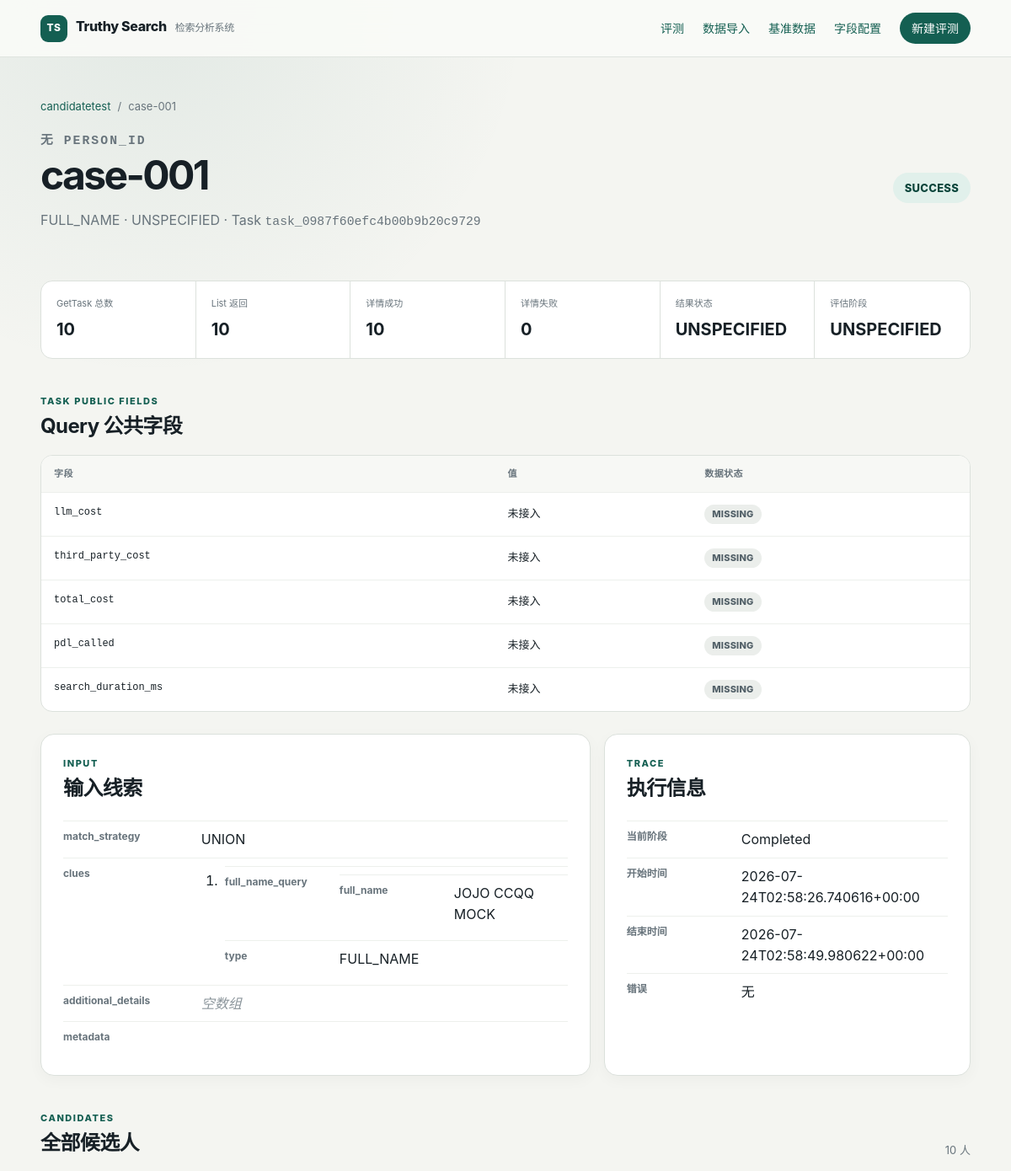
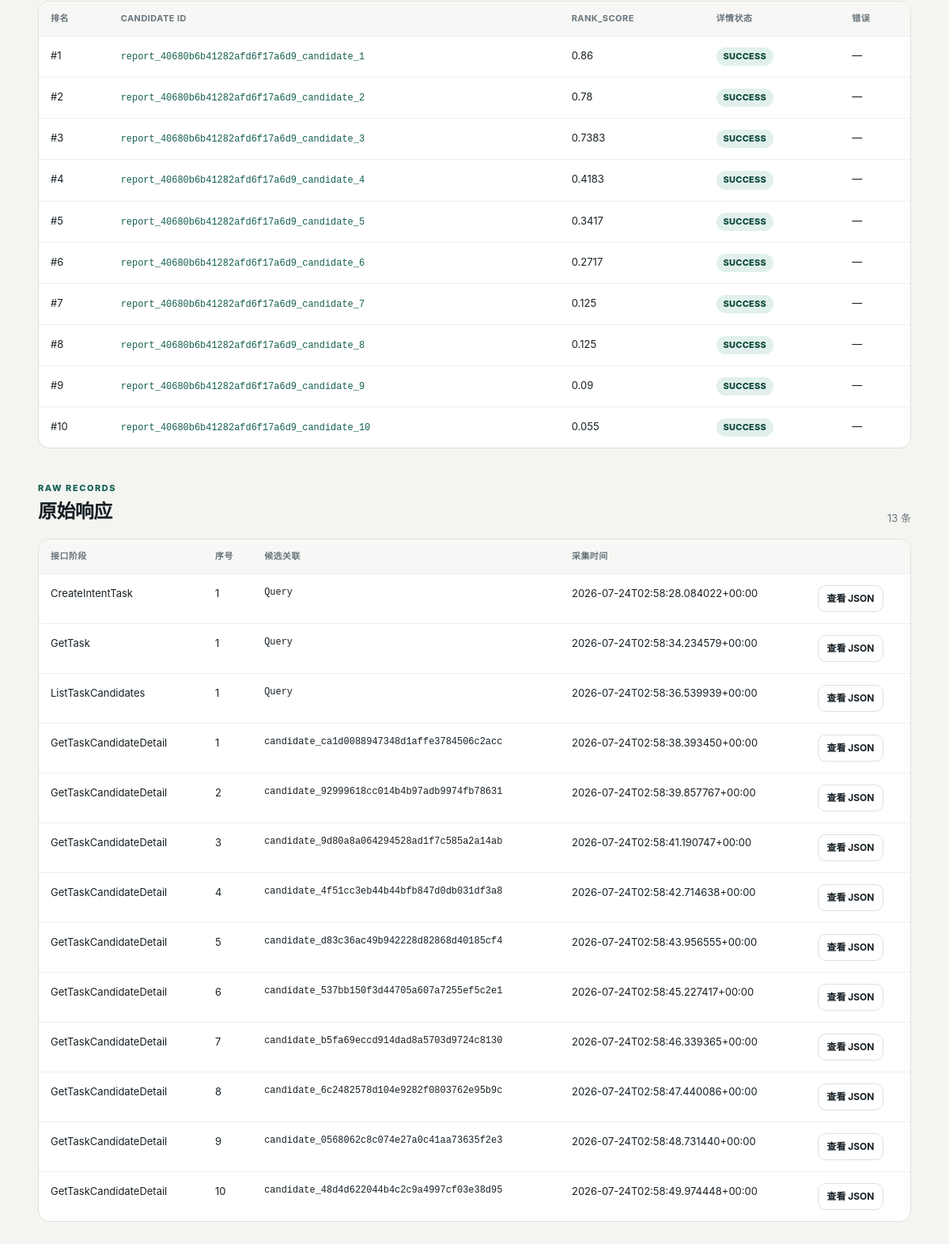
The app's page /runs/run_856bc692e619427b85cad9af8481077c/queries/case-001 with its own data (2 pictures, top to bottom).
### tables this page shows
CREATE TABLE runs (
    run_id TEXT PRIMARY KEY,
    evaluation_id TEXT NOT NULL,
    dataset_id TEXT,
    run_label TEXT NOT NULL,
    system_version TEXT NOT NULL,
    source_type TEXT NOT NULL,
    status TEXT NOT NULL,
    result_schema_version TEXT NOT NULL,
    results_file TEXT,
    failures_file TEXT,
    source_checksum TEXT UNIQUE,
    total_queries INTEGER NOT NULL DEFAULT 0,
    success_queries INTEGER NOT NULL DEFAULT 0,
    failed_queries INTEGER NOT NULL DEFAULT 0,
    started_at TEXT,
    finished_at TEXT,
    message TEXT NOT NULL DEFAULT '',
    created_at TEXT NOT NULL,
    FOREIGN KEY (evaluation_id) REFERENCES evaluations(evaluation_id),
    FOREIGN KEY (dataset_id) REFERENCES datasets(dataset_id)
);

CREATE TABLE run_queries (
    run_id TEXT NOT NULL,
    query_id TEXT NOT NULL,
    person_id TEXT,
    query_stage TEXT,
    task_id TEXT,
    status TEXT NOT NULL,
    current_stage TEXT NOT NULL DEFAULT '',
    candidate_count_total INTEGER,
    candidate_count_listed INTEGER NOT NULL DEFAULT 0,
    detail_success_count INTEGER NOT NULL DEFAULT 0,
    detail_failure_count INTEGER NOT NULL DEFAULT 0,
    llm_cost REAL,
    total_cost REAL,
    pdl_called INTEGER,
    error TEXT NOT NULL DEFAULT '',
    started_at TEXT,
    finished_at TEXT,
    PRIMARY KEY (run_id, query_id),
    FOREIGN KEY (run_id) REFERENCES runs(run_id) ON DELETE CASCADE
);

CREATE TABLE dataset_queries (
    dataset_id TEXT NOT NULL,
    query_id TEXT NOT NULL,
    person_id TEXT,
    query_stage TEXT NOT NULL,
    match_strategy TEXT NOT NULL DEFAULT 'UNION',
    clues_json TEXT NOT NULL,
    additional_details_json TEXT NOT NULL,
    metadata_json TEXT NOT NULL,
    PRIMARY KEY (dataset_id, query_id),
    FOREIGN KEY (dataset_id) REFERENCES datasets(dataset_id) ON DELETE CASCADE
);

CREATE TABLE candidates (
    candidate_pk TEXT PRIMARY KEY,
    run_id TEXT NOT NULL,
    query_id TEXT NOT NULL,
    candidate_id TEXT NOT NULL,
    candidate_rank INTEGER NOT NULL,
    rank_score REAL,
    detail_status TEXT NOT NULL,
    detail_error TEXT NOT NULL DEFAULT '',
    ui_sections_json TEXT,
    detail_data_json TEXT,
    list_item_json TEXT NOT NULL,
    created_at TEXT NOT NULL,
    UNIQUE (run_id, query_id, candidate_rank),
    FOREIGN KEY (run_id, query_id)
        REFERENCES run_queries(run_id, query_id) ON DELETE CASCADE
);

CREATE TABLE raw_records (
    raw_id TEXT PRIMARY KEY,
    run_id TEXT NOT NULL,
    query_id TEXT,
    candidate_pk TEXT,
    stage TEXT NOT NULL,
    sequence_no INTEGER NOT NULL DEFAULT 1,
    payload_json TEXT NOT NULL,
    collected_at TEXT NOT NULL,
    FOREIGN KEY (run_id) REFERENCES runs(run_id) ON DELETE CASCADE,
    FOREIGN KEY (candidate_pk) REFERENCES candidates(candidate_pk)
);

### web_app.py (the view)
    @app.get("/runs/<run_id>/queries/<query_id>")
    def query_detail(run_id: str, query_id: str) -> str:
        query = store.fetch_one(
            """
            SELECT rq.*, r.evaluation_id, r.dataset_id, r.run_label,
                   r.system_version, r.evaluation_phase, dq.clues_json,
                   dq.additional_details_json, dq.metadata_json,
                   dq.match_strategy
            FROM run_queries AS rq
            JOIN runs AS r ON r.run_id = rq.run_id
            LEFT JOIN dataset_queries AS dq
              ON dq.dataset_id = r.dataset_id AND dq.query_id = rq.query_id
            WHERE rq.run_id = ? AND rq.query_id = ?
            """,
            (run_id, query_id),
        )
        if query is None:
            abort(404)
        page = page_number()
        per_page = 50
        candidate_total = store.fetch_one(
            """
            SELECT COUNT(*) AS count FROM candidates
            WHERE run_id = ? AND query_id = ?
            """,
            (run_id, query_id),
        )["count"]
        candidates = store.fetch_all(
            """
            SELECT * FROM candidates
            WHERE run_id = ? AND query_id = ?
            ORDER BY candidate_rank
            LIMIT ? OFFSET ?
            """,
            (run_id, query_id, per_page, (page - 1) * per_page),
        )
        raw_records = store.fetch_all(
            """
            SELECT raw_id, stage, sequence_no, candidate_pk, collected_at
            FROM raw_records
            WHERE run_id = ? AND query_id = ?
            ORDER BY collected_at, sequence_no
            """,
            (run_id, query_id),
        )
        failures = store.fetch_all(
            """
            SELECT * FROM failures
            WHERE run_id = ? AND query_id = ?
            ORDER BY created_at
            """,
            (run_id, query_id),
        )
        input_payload = {
            "match_strategy": query["match_strategy"],
            "clues": parse_json(query["clues_json"], []),
            "additional_details": parse_json(
                query["additional_details_json"],
                [],
            ),
            "metadata": parse_json(query["metadata_json"], {}),
        }
        task_field_states = []
        for field_key, expected_type in [
            ("llm_cost", "number"),
            ("third_party_cost", "number"),
            ("total_cost", "number"),
            ("pdl_called", "boolean"),
            ("search_duration_ms", "integer"),
        ]:
            value = query[field_key]
            if value is None:
                data_status = "MISSING"
            elif expected_type == "number" and (
                not isinstance(value, (int, float))
                or isinstance(value, bool)
            ):
                data_status = "ERROR"
            elif expected_type == "boolean" and value not in {0, 1, False, True}:
                data_status = "ERROR"
            elif expected_type == "integer" and (
                not isinstance(value, int) or isinstance(value, bool)
            ):
                data_status = "ERROR"
            else:
                data_status = "VALID"
            task_field_states.append(
                {
                    "field_key": field_key,
                    "value": value,
                    "data_status": data_status,
                }
            )
        return render_template(
            "query_detail.html",
            query=query,
            candidates=candidates,
            candidate_total=candidate_total,
            raw_records=raw_records,
            failures=failures,
            input_payload=input_payload,
            task_field_states=task_field_states,
            public_fields=parse_json(query["public_fields_json"], {}),
            page=page,
            per_page=per_page,
        )

### templates/query_detail.html (shortened to what this page needs)
{% extends "base.html" %}
{% from "_json_value.html" import render_value %}
{% block content %}
  <div class="breadcrumbs">
    <a href="{{ url_for('run_detail', run_id=query.run_id) }}">{{ query.run_label }}</a>
    <span>/</span><span>{{ query.query_id }}</span>
  </div>
  <div class="page-heading split">
    <div>
      <p class="eyebrow mono">{{ query.person_id or '无 person_id' }}</p>
      <h1>{{ query.query_id }}</h1>
      <p>{{ query.query_stage or '未知检索条件' }} · {{ query.result_status or 'UNSPECIFIED' }} · Task <span class="mono">{{ query.task_id or '尚未创建' }}</span></p>
    </div>
    <span class="status large {{ query.status|status_class }}">{{ query.status }}</span>
  </div>
  <div class="metric-strip">
    <div><span>GetTask 总数</span><strong>{{ query.candidate_count_total if query.candidate_count_total is not none else '—' }}</strong></div>
    <div><span>List 返回</span><strong>{{ query.candidate_count_listed }}</strong></div>
    <div><span>详情成功</span><strong>{{ query.detail_success_count }}</strong></div>
    <div><span>详情失败</span><strong>{{ query.detail_failure_count }}</strong></div>
    <div><span>结果状态</span><strong>{{ query.result_status or 'UNSPECIFIED' }}</strong></div>
    <div><span>评估阶段</span><strong>{{ query.evaluation_phase }}</strong></div>
  </div>
  <section class="section-head">
    <div><p class="eyebrow">Task Public Fields</p><h2>Query 公共字段</h2></div>
  </section>
  <div class="table-wrap">
    <table>
      <thead><tr><th>字段</th><th>值</th><th>数据状态</th></tr></thead>
      <tbody>
        {% for field in task_field_states %}
          <tr>
            <td class="mono">{{ field.field_key }}</td>
            <td>{{ render_value(field.value, field.field_key) if field.value is not none else '未接入' }}</td>
            <td><span class="status {{ field.data_status|status_class }}">{{ field.data_status }}</span></td>
          </tr>
        {% endfor %}
      </tbody>
    </table>
  </div>
  <section class="detail-grid">
    <article class="panel">
      <div class="panel-head"><p class="eyebrow">Input</p><h2>输入线索</h2></div>
      {{ render_value(input_payload) }}
    </article>
    <article class="panel">
      <div class="panel-head"><p class="eyebrow">Trace</p><h2>执行信息</h2></div>
      <dl class="key-values">
        <div><dt>当前阶段</dt><dd>{{ query.current_stage or '—' }}</dd></div>
        <div><dt>开始时间</dt><dd>{{ query.started_at or '—' }}</dd></div>
        <div><dt>结束时间</dt><dd>{{ query.finished_at or '—' }}</dd></div>
        <div><dt>错误</dt><dd>{{ query.error or '无' }}</dd></div>
      </dl>
    </article>
  </section>
  <section class="section-head">
    <div><p class="eyebrow">Candidates</p><h2>全部候选人</h2></div>
    <span class="count">{{ candidate_total }} 人</span>
  </section>
  <div class="table-wrap">
    <table>
      <thead><tr><th>排名</th><th>Candidate ID</th><th>rank_score</th><th>详情状态</th><th>错误</th></tr></thead>
      <tbody>
        {% for candidate in candidates %}
          <tr>
            <td>#{{ candidate.candidate_rank }}</td>
            <td><a class="mono" href="{{ url_for('candidate_detail', candidate_pk=candidate.candidate_pk) }}">{{ candidate.candidate_id or '缺失 ID' }}</a></td>
            <td>{{ candidate.rank_score if candidate.rank_score is not none else '—' }}</td>
            <td><span class="status {{ candidate.detail_status|status_class }}">{{ candidate.detail_status }}</span></td>
            <td>{{ candidate.detail_error or '—' }}</td>
          </tr>
        {% else %}
          <tr><td colspan="5" class="empty-cell">没有候选人</td></tr>
        {% endfor %}
      </tbody>
    </table>
  </div>
  {% set pages = ((candidate_total + per_page - 1) // per_page) %}
  <section class="section-head"><div><p class="eyebrow">Raw Records</p><h2>原始响应</h2></div><span class="count">{{ raw_records|length }} 条</span></section>
  <div class="table-wrap">
    <table>
      <thead><tr><th>接口阶段</th><th>序号</th><th>候选关联</th><th>采集时间</th><th></th></tr></thead>
      <tbody>
        {% for raw in raw_records %}
          <tr>
            <td>{{ raw.stage }}</td><td>{{ raw.sequence_no }}</td>
            <td class="mono">{{ raw.candidate_pk or 'Query' }}</td><td>{{ raw.collected_at }}</td>
            <td><button class="button small secondary" type="button" data-raw-id="{{ raw.raw_id }}" data-raw-label="{{ raw.stage }} #{{ raw.sequence_no }}">查看 JSON</button></td>
          </tr>
        {% else %}
          <tr><td colspan="5" class="empty-cell">无可恢复的 Raw；历史 Excel 可能仅有结构化数据。</td></tr>
        {% endfor %}
      </tbody>
    </table>
  </div>
{% endblock %}

### templates/_json_value.html (shortened to what this page needs)
{% macro render_value(value, path='root') -%}
  {% if value is mapping %}
    <dl class="data-list">
      {% for key, item in value.items() %}
        <div>
          <dt>{{ key }}</dt>
          <dd>{{ render_value(item, path ~ '.' ~ key) }}</dd>
        </div>
      {% endfor %}
    </dl>
  {% elif value is sequence and value is not string %}
    {% if value %}
      <ol class="data-array">
        {% for item in value %}
          <li>{{ render_value(item, path ~ '[' ~ loop.index0 ~ ']') }}</li>
        {% endfor %}
      </ol>
    {% else %}
      <span class="empty-value">空数组</span>
    {% endif %}
  {% elif value is none or value == '' %}
    <span class="empty-value">空</span>
  {% else %}
    <span class="scalar-value">{{ value }}</span>
  {% endif %}
{%- endmacro %}

### records on screen
runs: run_label "candidatetest", evaluation_phase "UNSPECIFIED"
run_queries: query_id "case-001", query_stage "FULL_NAME", task "task_0987f60efc4b00b9b20c9729", status "SUCCESS", candidate_count_total "10", candidate_count_listed "10", detail_success_count "10", detail_failure_count "0", key "match_strategy", current_stage "Completed", started_at "2026-07-24T02:58:26.740616+00:00", finished_at "2026-07-24T02:58:49.980622+00:00", error "无"
dataset_queries: match_strategy "UNION"
candidates: candidate_rank "1", candidate "report_40680b6b41282afd6f17a6d9_candidate_1", rank_score "0.86", detail_status "SUCCESS", detail_error "—"
candidates: candidate_rank "2", candidate "report_40680b6b41282afd6f17a6d9_candidate_2", rank_score "0.78", detail_status "SUCCESS", detail_error "—"
candidates: candidate_rank "3", candidate "report_40680b6b41282afd6f17a6d9_candidate_3", rank_score "0.7383", detail_status "SUCCESS", detail_error "—"
candidates: candidate_rank "4", candidate "report_40680b6b41282afd6f17a6d9_candidate_4", rank_score "0.4183", detail_status "SUCCESS", detail_error "—"
candidates: candidate_rank "5", candidate "report_40680b6b41282afd6f17a6d9_candidate_5", rank_score "0.3417", detail_status "SUCCESS", detail_error "—"
candidates: candidate_rank "6", candidate "report_40680b6b41282afd6f17a6d9_candidate_6", rank_score "0.2717", detail_status "SUCCESS", detail_error "—"
candidates: candidate_rank "7", candidate "report_40680b6b41282afd6f17a6d9_candidate_7", rank_score "0.125", detail_status "SUCCESS", detail_error "—"
candidates: candidate_rank "8", candidate "report_40680b6b41282afd6f17a6d9_candidate_8", rank_score "0.125", detail_status "SUCCESS", detail_error "—"
candidates: candidate_rank "9", candidate "report_40680b6b41282afd6f17a6d9_candidate_9", rank_score "0.09", detail_status "SUCCESS", detail_error "—"
candidates: candidate_rank "10", candidate "report_40680b6b41282afd6f17a6d9_candidate_10", rank_score "0.055", detail_status "SUCCESS", detail_error "—"
raw_records: stage "CreateIntentTask", sequence_no "1", candidate_pk "Query", collected_at "2026-07-24T02:58:28.084022+00:00"
raw_records: stage "GetTask", sequence_no "1", candidate_pk "Query", collected_at "2026-07-24T02:58:34.234579+00:00"
raw_records: stage "ListTaskCandidates", sequence_no "1", candidate_pk "Query", collected_at "2026-07-24T02:58:36.539939+00:00"
raw_records: stage "GetTaskCandidateDetail", sequence_no "1", candidate_pk "candidate_ca1d0088947348d1affe3784506c2acc", collected_at "2026-07-24T02:58:38.393450+00:00"
raw_records: stage "GetTaskCandidateDetail", sequence_no "2", candidate_pk "candidate_92999618cc014b4b97adb9974fb78631", collected_at "2026-07-24T02:58:39.857767+00:00"
raw_records: stage "GetTaskCandidateDetail", sequence_no "3", candidate_pk "candidate_9d80a8a064294528ad1f7c585a2a14ab", collected_at "2026-07-24T02:58:41.190747+00:00"
raw_records: stage "GetTaskCandidateDetail", sequence_no "4", candidate_pk "candidate_4f51cc3eb44b44bfb847d0db031df3a8", collected_at "2026-07-24T02:58:42.714638+00:00"
raw_records: stage "GetTaskCandidateDetail", sequence_no "5", candidate_pk "candidate_d83c36ac49b942228d82868d40185cf4", collected_at "2026-07-24T02:58:43.956555+00:00"
raw_records: stage "GetTaskCandidateDetail", sequence_no "6", candidate_pk "candidate_537bb150f3d44705a607a7255ef5c2e1", collected_at "2026-07-24T02:58:45.227417+00:00"
raw_records: stage "GetTaskCandidateDetail", sequence_no "7", candidate_pk "candidate_b5fa69eccd914dad8a5703d9724c8130", collected_at "2026-07-24T02:58:46.339365+00:00"
raw_records: stage "GetTaskCandidateDetail", sequence_no "8", candidate_pk "candidate_6c2482578d104e9282f0803762e95b9c", collected_at "2026-07-24T02:58:47.440086+00:00"
raw_records: stage "GetTaskCandidateDetail", sequence_no "9", candidate_pk "candidate_0568062c8c074e27a0c41aa73635f2e3", collected_at "2026-07-24T02:58:48.731440+00:00"
raw_records: stage "GetTaskCandidateDetail", sequence_no "10", candidate_pk "candidate_48d4d622044b4c2c9a4997cf03e38d95", collected_at "2026-07-24T02:58:49.974448+00:00"

### other values on screen
{{ query.person_id or '无 person_id' }} "无 PERSON_ID"
{{ field.field_key }} "llm_cost" "third_party_cost" "total_cost" "pdl_called" "search_duration_ms"
{{ field.data_status }} "MISSING" "MISSING" "MISSING" "MISSING" "MISSING"
{{ key }} "clues" "full_name_query" "full_name" "type" "additional_details" "metadata"
{{ value }} "JOJO CCQQ MOCK" "FULL_NAME"
{{ candidate_total }} "10"
{{ raw_records|length }} "13"
